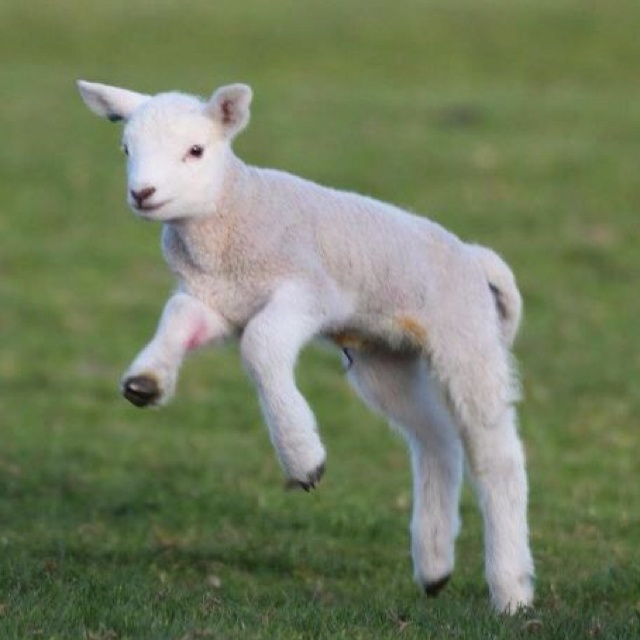
#> input picture praktikumpencit13/lamb.jpg, 640 x 640 px
$ python 'Praktikum 13 - Pengolahan Dasar Gambar Berwarna.py'
#> lines starting #> are read from the running program, lines starting #| are printed output that depends on the picture
import imageio
import matplotlib.pyplot as plt
import numpy as np


imgNormal = imageio.imread("lamb.jpg")
#> imgNormal is the input picture: shape (640, 640, 3); mean R, G, B 115, 126.1, 95.4

imgBrightness = np.zeros((imgNormal.shape[0], imgNormal.shape[1], 3), dtype=np.uint8)
a = 100 # -100 ~ 100
for y in range(0, imgNormal.shape[0]):
    for x in range(0, imgNormal.shape[1]):
        r = int(imgNormal[y][x][0]) + a
        g = int(imgNormal[y][x][1]) + a
        b = int(imgNormal[y][x][2]) + a
        if r < 0:
            r = 0
        if r > 255:
            r = 255
        if g < 0:
            g = 0
        if g > 255:
            g = 255
        if b < 0:
            b = 0
        if b > 255:
            b = 255
        imgBrightness[y][x] = (r, g, b)
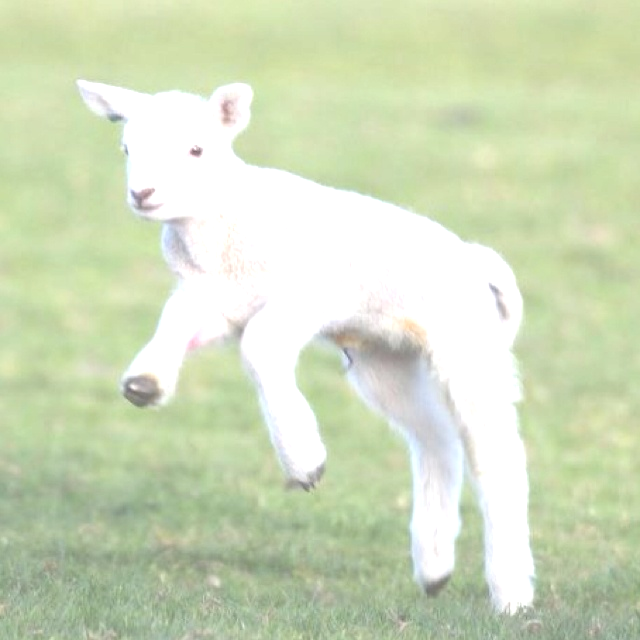
#> imgBrightness: shape (640, 640, 3); mean R, G, B 208.2, 220.2, 188.2

plt.imshow(imgBrightness)
plt.title("Image Brightness (+" + str(a) + ")")
plt.show()

imgContrass = np.zeros((imgNormal.shape[0], imgNormal.shape[1], 3), dtype=np.uint8)
c = 150 # 10 ~ 200
c = float(c/100)
for y in range(0, imgNormal.shape[0]):
    for x in range(0, imgNormal.shape[1]):
        r = int(float(imgNormal[y][x][0]) * c)
        g = int(float(imgNormal[y][x][1]) * c)
        b = int(float(imgNormal[y][x][2]) * c)
        if r < 0:
            r = 0
        if r > 255:
            r = 255
        if g < 0:
            g = 0
        if g > 255:
            g = 255
        if b < 0:
            b = 0
        if b > 255:
            b = 255
        imgContrass[y][x] = (r, g, b)
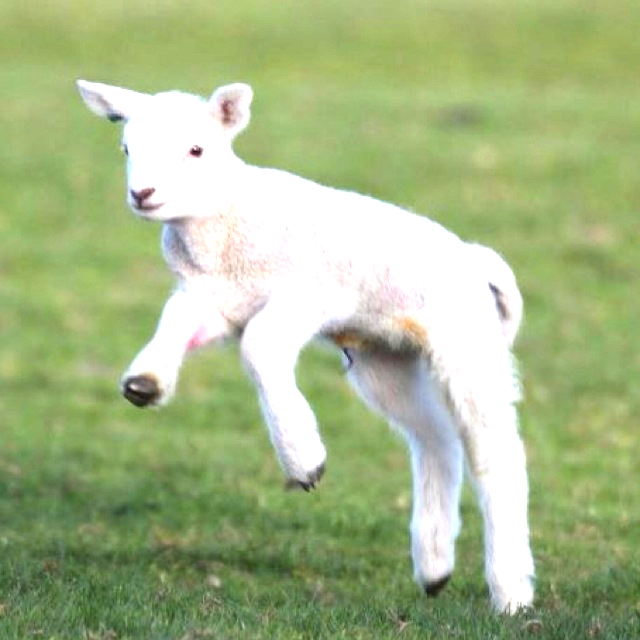
#> imgContrass: shape (640, 640, 3); mean R, G, B 166.1, 183.8, 136

plt.imshow(imgContrass)
plt.title("Image Contrass (+" + str(c) + ")")
plt.show()


# ## Invers


imgInvers = np.zeros((imgNormal.shape[0], imgNormal.shape[1], 3), dtype=np.uint8)

for y in range(0, imgNormal.shape[0]):
    for x in range(0, imgNormal.shape[1]):
        r = 255 - int(imgNormal[y][x][0])
        g = 255 - int(imgNormal[y][x][1])
        b = 255 - int(imgNormal[y][x][2])
        imgInvers[y][x] = (r, g, b)
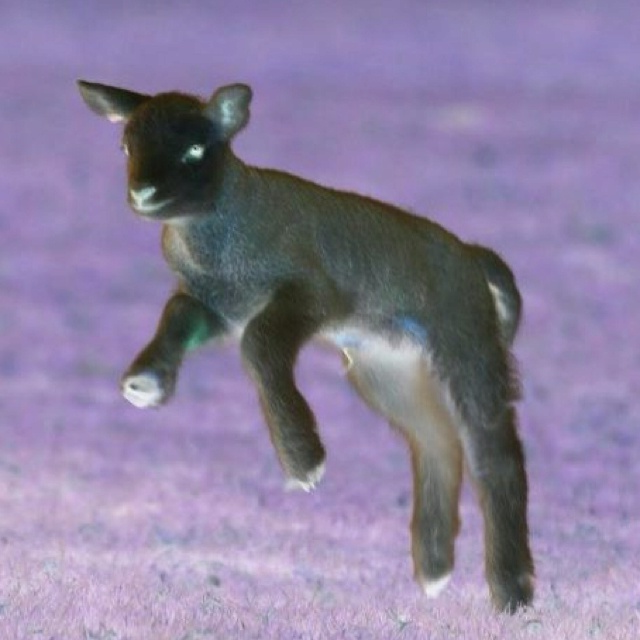
#> imgInvers: shape (640, 640, 3); mean R, G, B 140, 128.9, 159.6

plt.imshow(imgInvers)
plt.title("Image Invers")
plt.show()


# ## Auto Level


imgAutoLevel = np.zeros((imgNormal.shape[0], imgNormal.shape[1], 3), dtype=np.uint8)
rmin = 255
gmin = 255
bmin = 255
rmax = 0
gmax = 0
bmax = 0

for y in range(0, imgNormal.shape[0]):
    for x in range(0, imgNormal.shape[1]):
        r = int(imgNormal[y][x][0])
        g = int(imgNormal[y][x][1])
        b = int(imgNormal[y][x][2])
        if r < rmin:
            rmin = r
        if r > rmax:
            rmax = r
        if g < gmin:
            gmin = g
        if g > gmax:
            gmax = g
        if b < bmin:
            bmin = b
        if b > bmax:
            bmax = b
#> after the loop, bmax = 246; bmin = 3; gmax = 236; gmin = 7; rmax = 244; rmin = 12

for y in range(0, imgNormal.shape[0]):
    for x in range(0, imgNormal.shape[1]):
        r = int(imgNormal[y][x][0])
        g = int(imgNormal[y][x][1])
        b = int(imgNormal[y][x][2])
        rbaru = int(255 * (r - rmin) / (rmax - rmin))
        gbaru = int(255 * (g - gmin) / (gmax - gmin))
        bbaru = int(255 * (b - bmin) / (bmax - bmin))
        imgAutoLevel[y][x] = (rbaru, gbaru, bbaru)

plt.imshow(imgAutoLevel)
plt.title("Image Auto Level")
plt.show()


# ## Kuantisasi

imgKuantisasiRGB = np.zeros((imgNormal.shape[0], imgNormal.shape[1], 3), dtype=np.uint8)

th = int(256/4)
for y in range(0, imgNormal.shape[0]):
    for x in range(0, imgNormal.shape[1]):
        red = int(imgNormal[y][x][0])
        green = int(imgNormal[y][x][1])
        blue = int(imgNormal[y][x][2])
        red = th * int(red/th)
        green = th * int(green/th)
        blue = th * int(blue/th)
        imgKuantisasiRGB[y][x] = (red, green, blue)
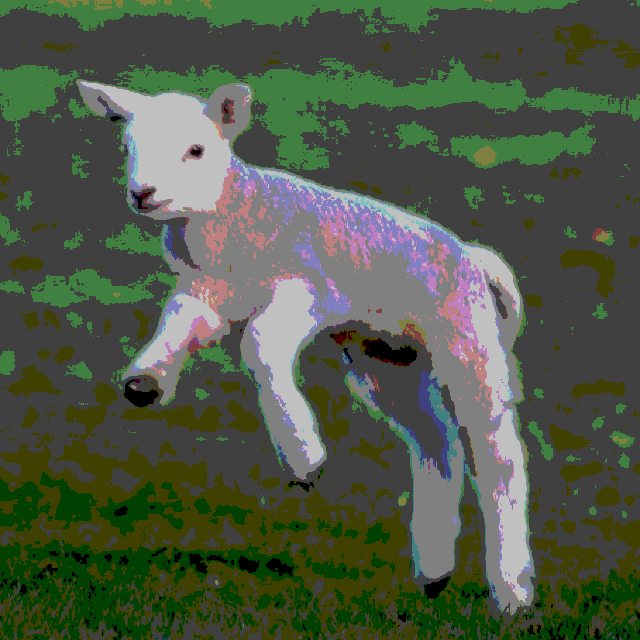
#> imgKuantisasiRGB: shape (640, 640, 3); mean R, G, B 78.4, 88.4, 70

plt.imshow(imgKuantisasiRGB)
plt.title("Image Kuantisasi 4")
plt.show()
